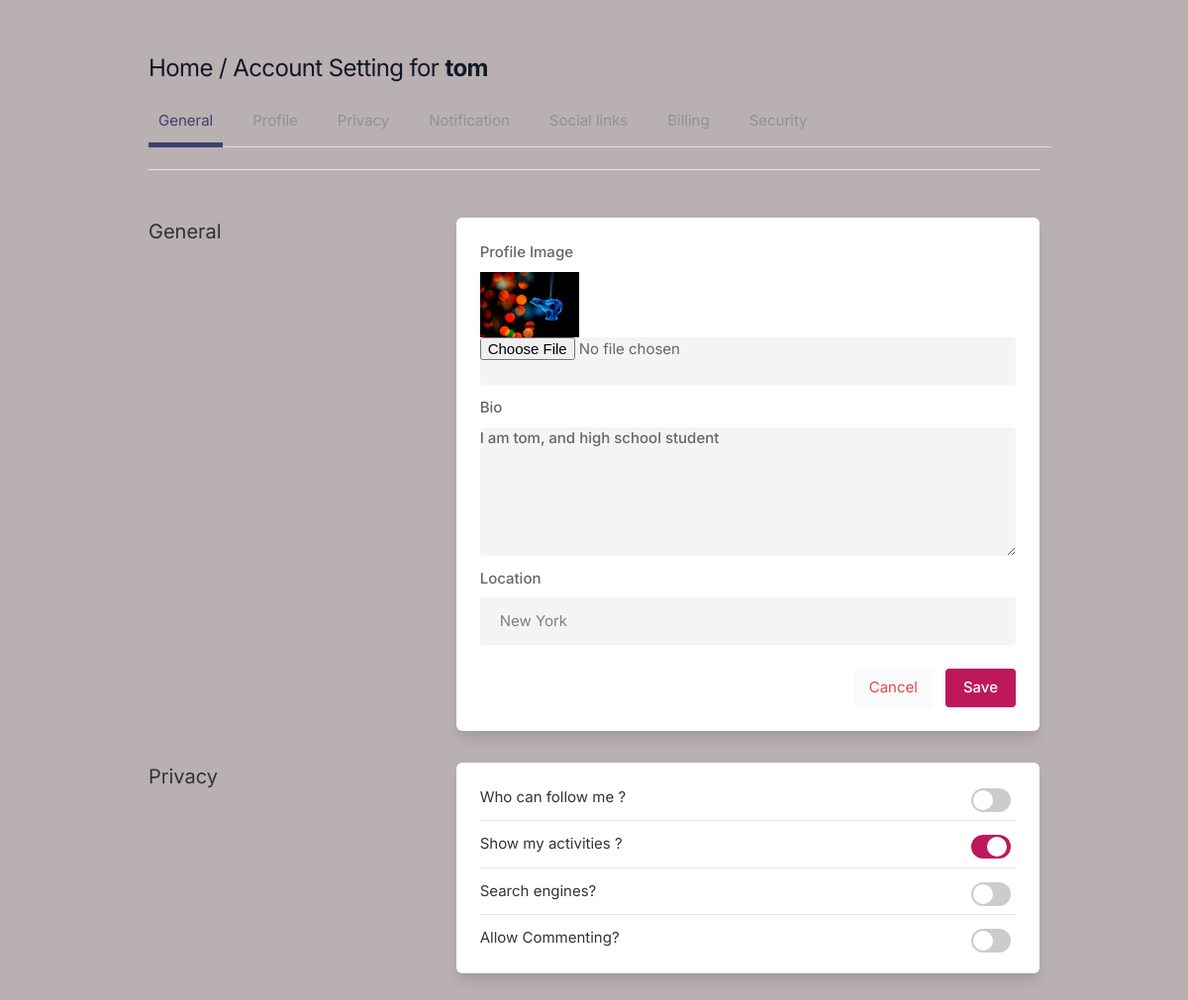
/settings (signed in), run on the app's committed database.
### core/models.py (models this page shows, shortened)
class Profile(models.Model):
    user = models.ForeignKey(User, on_delete=models.CASCADE)
    id_user = models.IntegerField()
    bio = models.TextField(blank=True)
    profileimg = models.ImageField(upload_to='profile_images', default='blank-profile-picture.png')
    location = models.CharField(max_length=100, blank=True)

### core/views.py (the view, shortened to what this page needs)
# urls.py: path('settings', views.settings, name='settings'),
@login_required(login_url='signin')
def settings(request):
    user_profile = Profile.objects.get(user=request.user)
    return render(request, 'setting.html', {'user_profile': user_profile})

### templates/setting.html (shortened to what this page needs)
{% load static %}
<!DOCTYPE html>
<html lang="en">
<head>
    <link rel="stylesheet" href="{% static 'assets/css/icons.css' %}">
    <link rel="stylesheet" href="{% static 'assets/css/uikit.css' %}">
    <link rel="stylesheet" href="{% static 'assets/css/style.css' %}">
    <link rel="stylesheet" href="{% static 'assets/css/tailwind.css' %}">
</head>
<body>
            <div class="container m-auto">
                <h1 class="text-2xl leading-none text-gray-900 tracking-tight mt-3"><a href="/">Home</a> / Account Setting for <b>{{user.username}}</b> </h1>
                <ul class="mt-5 -mr-3 flex-nowrap lg:overflow-hidden overflow-x-scroll uk-tab">
                    <li class="uk-active"><a href="#">General</a></li>
                    <li><a href="#">Profile</a></li>
                    <li><a href="#">Privacy</a></li>
                    <li><a href="#">Notification</a></li>
                    <li><a href="#">Social links</a></li>
                    <li><a href="#">Billing</a></li>
                    <li><a href="#">Security</a></li>
                </ul>
                <br>
                <hr>
                <div class="grid lg:grid-cols-3 mt-12 gap-8">
                    <div>
                        <h3 class="text-xl mb-2"> General</h3>
                    </div>
                    <div class="bg-white rounded-md lg:shadow-lg shadow col-span-2">
                    <form action="" method="POST" enctype="multipart/form-data">
                       <div class="grid grid-cols-2 gap-3 lg:p-6 p-4">
                            <div class="col-span-2">
                                <label for=""> Profile Image</label>
                                <img width="100" height="100" src="{{user_profile.profileimg.url}}" />
                                <input type="file" name="image" value="" class="shadow-none bg-gray-100">
                            </div>
                            <div class="col-span-2">
                                <label for="about">Bio</label>
                                <textarea id="about" name="bio" rows="3"  class="shadow-none bg-gray-100">{{user_profile.bio}}</textarea>
                            </div>
                            <div class="col-span-2">
                                <label for=""> Location</label>
                                <input type="text" name="location" value="{{user_profile.location}}" class="shadow-none bg-gray-100">
                            </div>
                       </div>
                       <div class="bg-gray-10 p-6 pt-0 flex justify-end space-x-3">
                           <button class="p-2 px-4 rounded bg-gray-50 text-red-500"> <a href="/">Cancel</a> </button>
                           <button type="submit" class="button bg-blue-700"> Save </button>
                       </div>
                    </form>
                    </div>
                     <div>
                        <h3 class="text-xl mb-2"> Privacy</h3>
                    </div>
                    <div class="bg-white rounded-md lg:shadow-lg shadow lg:p-6 p-4 col-span-2">
                    <div class="space-y-3">
                        <div class="flex justify-between items-center">
                            <div>
                                <h4> Who can follow me ?</h4>
                            </div>
                            <div class="switches-list -mt-8 is-large">
                                <div class="switch-container">
                                    <label class="switch"><input type="checkbox"><span class="switch-button"></span> </label>
                                </div>
                            </div>
                        </div>
                        <hr>
                        <div class="flex justify-between items-center">
                            <div>
                                <h4> Show my activities ?</h4>
                            </div>
                            <div class="switches-list -mt-8 is-large">
                                <div class="switch-container">
                                    <label class="switch"><input type="checkbox" checked><span class="switch-button"></span> </label>
                                </div>
                            </div>
                        </div>
                        <hr>
                        <div class="flex justify-between items-center">
                            <div>
                                <h4> Search engines?</h4>
                            </div>
                            <div class="switches-list -mt-8 is-large">
                                <div class="switch-container">
                                    <label class="switch"><input type="checkbox"><span class="switch-button"></span> </label>
                                </div>
                            </div>
                        </div>
                        <hr>
                        <div class="flex justify-between items-center">
                            <div>
                                <h4> Allow Commenting?</h4>
                            </div>
                            <div class="switches-list -mt-8 is-large">
                                <div class="switch-container">
                                    <label class="switch"><input type="checkbox"><span class="switch-button"></span> </label>
                                </div>
                            </div>
                        </div>
                    </div>
                    </div>
                    <br>
                </div>
            </div>
</body>
</html>

### data on the page
Profile: profileimg (picture), bio "I am tom, and high school student", location "New York"

### other printed values
{{ user.username }} "tom"
